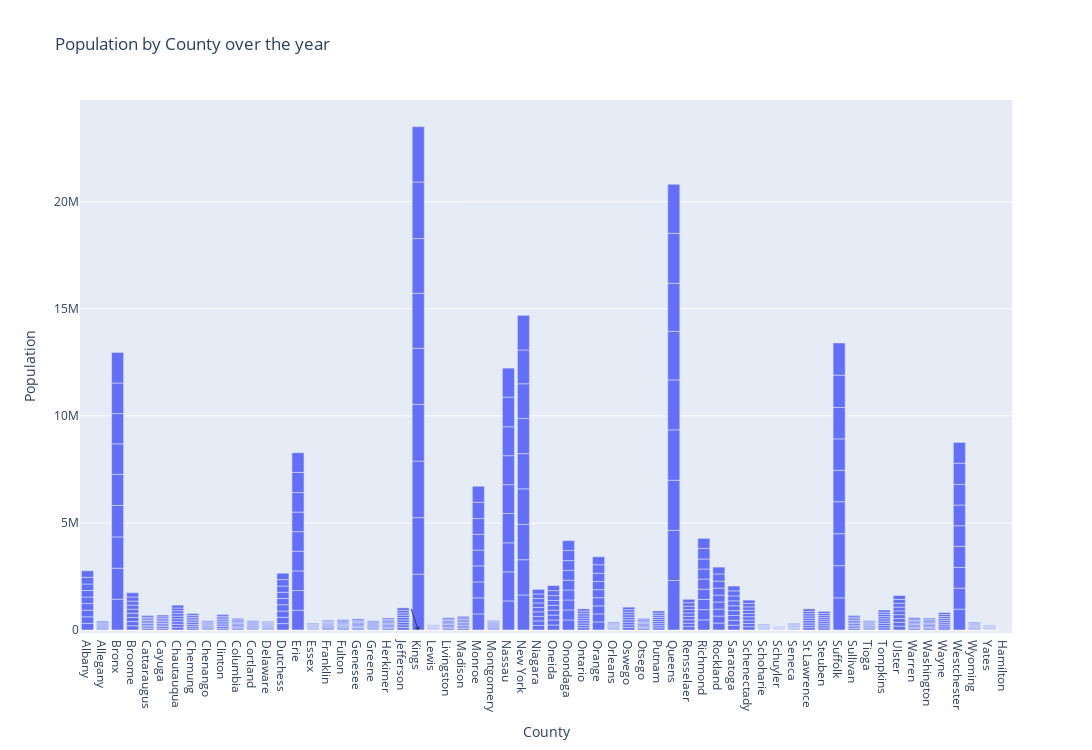

This figure's notebook cell:
### Code cell
fig = px.bar(DA, x='County', y='Population',text='Year', 
             title="Population by County over the year", width=1100, height=750)
fig.update_traces(textposition='inside')
fig.update_layout(uniformtext_minsize=4.4, uniformtext_mode='hide')
fig.add_annotation(x='Kings', y=5,
            showarrow=True,
            arrowhead=1)
fig.show()

### Figure 1 — Plotly figure (JSON) as saved in the notebook; plotly's stock layout.template omitted (floating-point values rounded to 4 significant figures; data arrays with more than 128 entries replaced by an {"elided": "..."} marker saying what was removed)
{"data": [{"alignmentgroup": "True", "hovertemplate": "County=%{x}<br>Population=%{y}<br>Year=%{text}<extra></extra>", "legendgroup": "", "marker": {"color": "#636efa", "pattern": {"shape": ""}}, "name": "", "offsetgroup": "", "orientation": "v", "showlegend": false, "text": {"elided": "558 int values"}, "textposition": "inside", "type": "bar", "x": {"elided": "558 str values"}, "xaxis": "x", "y": {"elided": "558 int values"}, "yaxis": "y"}], "layout": {"annotations": [{"arrowhead": 1, "showarrow": true, "x": "Kings", "y": 5}], "barmode": "relative", "height": 750, "legend": {"tracegroupgap": 0}, "title": {"text": "Population by County over the year"}, "uniformtext": {"minsize": 4.4, "mode": "hide"}, "width": 1100, "xaxis": {"anchor": "y", "domain": [0, 1], "title": {"text": "County"}}, "yaxis": {"anchor": "x", "domain": [0, 1], "title": {"text": "Population"}}}}
